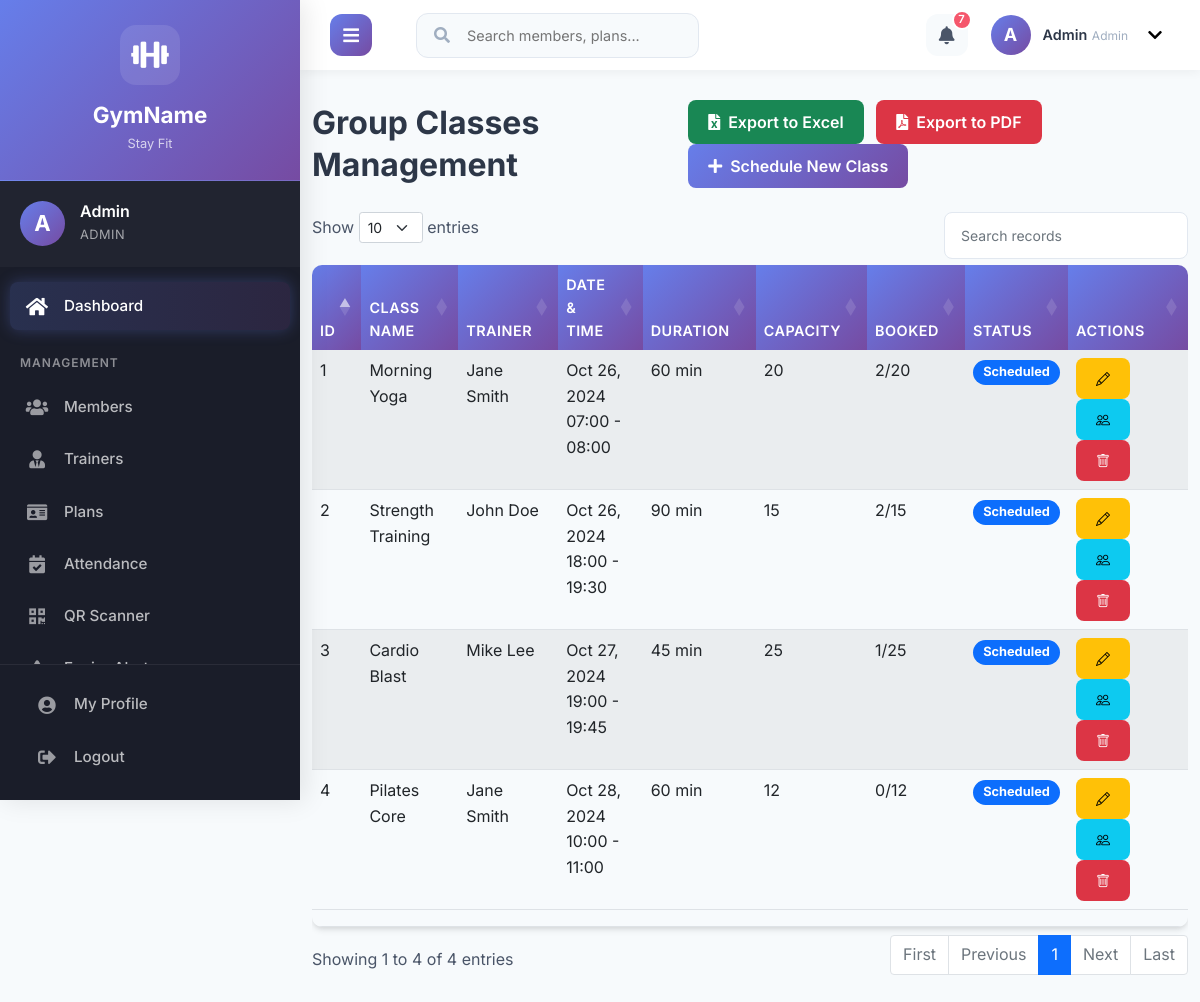
/admin/group_classes.php (signed in), run on the app's committed database.
### tables this page shows
CREATE TABLE group_classes (
    id INT AUTO_INCREMENT PRIMARY KEY,
    name VARCHAR(100) NOT NULL,
    trainer_id INT,
    description TEXT,
    capacity INT NOT NULL,
    duration_minutes INT NOT NULL,
    class_date DATE NOT NULL,
    start_time TIME NOT NULL,
    end_time TIME NOT NULL,
    status ENUM('scheduled', 'completed', 'cancelled') DEFAULT 'scheduled',
    FOREIGN KEY (trainer_id) REFERENCES trainers(id)
);

CREATE TABLE trainers (
    id INT AUTO_INCREMENT PRIMARY KEY,
    name VARCHAR(100) NOT NULL,
    specialization VARCHAR(100),
    contact VARCHAR(20),
    email VARCHAR(100) UNIQUE,
    experience INT,
    salary DECIMAL(10,2),
    join_date DATE
);

### admin/group_classes.php (the view, shortened to what this page needs)
<?php
require_once '../includes/config.php';
$classes = $conn->query("
    SELECT gc.*,
           t.name as trainer_name,
           COUNT(cb.id) as booked_count
    FROM group_classes gc
    LEFT JOIN trainers t ON gc.trainer_id = t.id
    LEFT JOIN class_bookings cb ON gc.id = cb.class_id AND cb.status IN ('confirmed', 'attended')
    GROUP BY gc.id
    ORDER BY gc.class_date DESC, gc.start_time DESC
");
?>
<!DOCTYPE html>
<html lang="en">
<head>
    <link href="https://cdn.jsdelivr.net/npm/bootstrap@5.1.3/dist/css/bootstrap.min.css" rel="stylesheet">
    <link rel="stylesheet" href="https://cdnjs.cloudflare.com/ajax/libs/font-awesome/5.15.4/css/all.min.css">
    <link href="../assets/css/style.css" rel="stylesheet">
    <link rel="stylesheet" href="https://cdn.datatables.net/1.11.5/css/dataTables.bootstrap5.min.css">
    <link rel="stylesheet" href="https://cdn.jsdelivr.net/npm/bootstrap-icons@1.10.0/font/bootstrap-icons.css">
</head>
<body>
    <div class="main-wrapper">
    <?php include '../includes/header.php'; ?>
    <div class="page-content">
        <div class="container-fluid">
        <div class="d-flex justify-content-between align-items-center mb-4">
            <h2 class="mb-0">Group Classes Management</h2>
            <div>
                <button class="btn btn-success me-2" onclick="exportToExcel()">
                    <i class="fas fa-file-excel me-2"></i>Export to Excel
                </button>
                <button class="btn btn-danger me-2" onclick="exportToPDF()">
                    <i class="fas fa-file-pdf me-2"></i>Export to PDF
                </button>
                <button class="btn btn-primary" data-bs-toggle="modal" data-bs-target="#classModal">
                    <i class="fas fa-plus me-2"></i>Schedule New Class
                </button>
            </div>
        </div>
        <div class="table-responsive">
            <table id="datatables" class="table table-striped table-no-bordered table-hover" cellspacing="0" width="100%" style="width:100%">
                <thead>
                    <tr>
                        <th>ID</th>
                        <th>Class Name</th>
                        <th>Trainer</th>
                        <th>Date & Time</th>
                        <th>Duration</th>
                        <th>Capacity</th>
                        <th>Booked</th>
                        <th>Status</th>
                        <th>Actions</th>
                    </tr>
                </thead>
                <tbody>
                    <?php while ($row = $classes->fetch_assoc()): ?>
                        <tr>
                            <td><?php echo $row['id']; ?></td>
                            <td><?php echo $row['name']; ?></td>
                            <td><?php echo $row['trainer_name'] ?? 'TBA'; ?></td>
                            <td><?php echo date('M d, Y', strtotime($row['class_date'])) . '<br>' . date('H:i', strtotime($row['start_time'])) . ' - ' . date('H:i', strtotime($row['end_time'])); ?></td>
                            <td><?php echo $row['duration_minutes']; ?> min</td>
                            <td><?php echo $row['capacity']; ?></td>
                            <td><?php echo $row['booked_count']; ?>/<?php echo $row['capacity']; ?></td>
                            <td>
                                <span class="badge bg-<?php
                                    echo $row['status'] == 'scheduled' ? 'primary' :
                                         ($row['status'] == 'completed' ? 'success' :
                                         ($row['status'] == 'cancelled' ? 'danger' : 'secondary'));
                                ?>">
                                    <?php echo ucfirst($row['status']); ?>
                                </span>
                            </td>
                            <td>
                                <a href="?edit=<?php echo $row['id']; ?>" class="btn btn-sm btn-warning" title="Edit"><i class="bi bi-pencil"></i></a>
                                <a href="view_class_bookings.php?class_id=<?php echo $row['id']; ?>" class="btn btn-sm btn-info" title="View Bookings"><i class="bi bi-people"></i></a>
                                <a href="?delete=<?php echo $row['id']; ?>" class="btn btn-sm btn-danger" title="Delete" onclick="return confirm('Are you sure?')"><i class="bi bi-trash"></i></a>
                            </td>
                        </tr>
                    <?php endwhile; ?>
                </tbody>
                <tfoot>
                    <tr>
                        <th></th>
                        <th></th>
                        <th></th>
                        <th></th>
                        <th></th>
                        <th></th>
                        <th></th>
                        <th></th>
                        <th></th>
                    </tr>
                </tfoot>
            </table>
        </div>
    </div>
    </div>
    </div>
</body>
</html>

### assets/css/style.css (style rules this page uses)
:root { --primary-color: #667eea; --secondary-color: #764ba2; --accent-color: #4facfe; --success-color: #43e97b; --warning-color: #fa709a; --danger-color: #f5576c; --text-color: #4a5568; --text-color-light: #a0aec0; --heading-color: #2d3748; --bg-color: #f7fafc; --bg-light: #ffffff; --border-color: #e2e8f0; --font-family-sans-serif: 'Inter', -apple-system, BlinkMacSystemFont, "Segoe UI", Roboto, "Helvetica Neue", Arial, "Noto Sans", sans-serif, "Apple Color Emoji", "Segoe UI Emoji", "Segoe UI Symbol", "Noto Color Emoji"; --box-shadow: 0 4px 6px -1px rgba(0, 0, 0, 0.1), 0 2px 4px -1px rgba(0, 0, 0, 0.06); --box-shadow-lg: 0 10px 15px -3px rgba(0, 0, 0, 0.1), 0 4px 6px -2px rgba(0, 0, 0, 0.05); }
* { box-sizing: border-box; }
html { overflow-x: hidden; }
body { font-family: var(--font-family-sans-serif); background-color: var(--bg-color); color: var(--text-color); font-size: 16px; line-height: 1.6; margin: 0; padding: 0; overflow-x: hidden; width: 100%; }
h1, h2, h3, h4, h5, h6 { font-family: var(--font-family-sans-serif); color: var(--heading-color); font-weight: 700; line-height: 1.3; }
.table { border-radius: 10px; overflow: hidden; box-shadow: var(--box-shadow); }
.table thead th { background: linear-gradient(135deg, var(--primary-color) 0%, var(--secondary-color) 100%); color: white; border: none; font-weight: 600; font-size: 0.9rem; text-transform: uppercase; letter-spacing: 0.5px; }
.btn { border-radius: 8px; transition: all 0.3s ease; font-weight: 600; padding: 10px 20px; border: none; }
.btn-primary { background: linear-gradient(135deg, var(--primary-color) 0%, var(--secondary-color) 100%); color: white; }
.badge { font-size: 0.8em; padding: 0.5em 0.8em; border-radius: 20px; }
.main-wrapper { width: 100%; overflow-x: hidden; }
.page-content { transition: margin-left 0.4s cubic-bezier(0.25, 0.8, 0.25, 1); padding-top: 70px; min-height: 100vh; }
.container, .container-fluid { padding-top: 30px; padding-bottom: 30px; max-width: 100%; }
@media (min-width: 1200px) { body.sidebar-open .page-content { margin-left: 300px; } }

### data on the page
group_classes: id "4", name "Pilates Core", trainer.name "Jane Smith", class_date "Oct 28, 2024", start_time "10:00", end_time "11:00", duration_minutes "60", capacity "12", booked_count "0", status "Scheduled"
group_classes: id "3", name "Cardio Blast", trainer.name "Mike Lee", class_date "Oct 27, 2024", start_time "19:00", end_time "19:45", duration_minutes "45", capacity "25", booked_count "1", status "Scheduled"
group_classes: id "2", name "Strength Training", trainer.name "John Doe", class_date "Oct 26, 2024", start_time "18:00", end_time "19:30", duration_minutes "90", capacity "15", booked_count "2", status "Scheduled"
group_classes: id "1", name "Morning Yoga", trainer.name "Jane Smith", class_date "Oct 26, 2024", start_time "07:00", end_time "08:00", duration_minutes "60", capacity "20", booked_count "2", status "Scheduled"

### other printed values
substr($_SESSION['user_name'], 0, 1) "A"
$_SESSION['user_name'] "Admin"
$_SESSION['user_role'] "ADMIN"
$notification_count "7"
$_SESSION['user_role'] "Admin"
